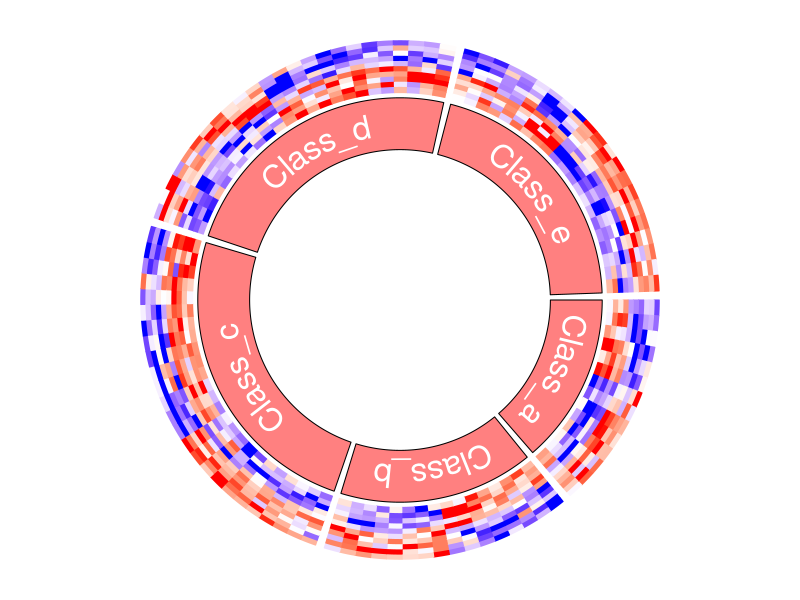

Here is the R script that generated this plot:

library(circlize)
set.seed(123)
mat1 <- rbind(
  cbind(
    matrix(rnorm(50 * 5, mean = 1), nr = 50),
    matrix(rnorm(50 * 5, mean = -1), nr = 50)
  ),
  cbind(
    matrix(rnorm(50 * 5, mean = -1), nr = 50),
    matrix(rnorm(50 * 5, mean = 1), nr = 50)
  )
)
rownames(mat1) <- paste0("R", 1:100)
colnames(mat1) <- paste0("C", 1:10)
mat1 <- mat1[sample(100, 100), ] # randomly permute rows
split <- sample(letters[1:5], 100, replace = TRUE)
split <- factor(split, levels = letters[1:5])
col_fun1 = colorRamp2(c(-2, 0, 2), c("blue", "white", "red"))

classes <- paste0("Class_", unique(split))
names(classes) <- unique(split)

circos.clear()
circos.heatmap(mat1, split = split, col = col_fun1)
# circos.trackPlotRegion
circos.track(
  ylim = range(rowMeans(mat1)), bg.col = "#FF8080",
  panel.fun = function(x, y) {
    circos.text(
      CELL_META$xcenter, CELL_META$ycenter,
      classes[CELL_META$sector.index],
      facing = "bending.inside", col = "white", cex = 2
    )
  }
)
